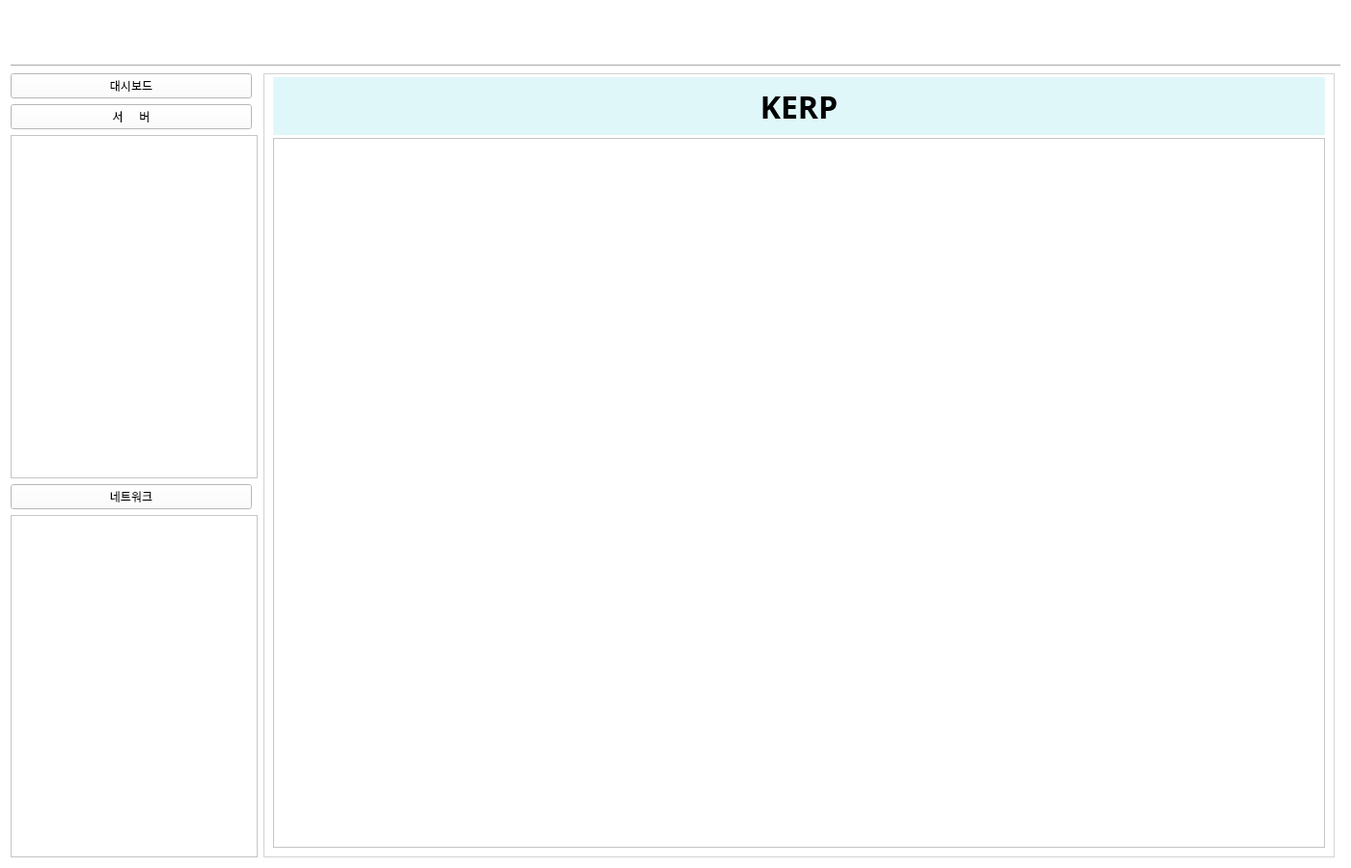
<?xml version="1.0" encoding="UTF-8"?>
<ui version="4.0">
 <class>Form</class>
 <widget class="QWidget" name="Form">
  <property name="geometry">
   <rect>
    <x>0</x>
    <y>0</y>
    <width>1400</width>
    <height>900</height>
   </rect>
  </property>
  <property name="sizePolicy">
   <sizepolicy hsizetype="Expanding" vsizetype="Expanding">
    <horstretch>0</horstretch>
    <verstretch>0</verstretch>
   </sizepolicy>
  </property>
  <property name="cursor">
   <cursorShape>ArrowCursor</cursorShape>
  </property>
  <property name="windowTitle">
   <string>AP시스템 모니터링</string>
  </property>
  <property name="styleSheet">
   <string notr="true">QWidget {
	background-color: white
}</string>
  </property>
  <layout class="QGridLayout" name="gridLayout">
   <item row="0" column="0" colspan="3">
    <widget class="QWidget" name="widget" native="true">
     <property name="sizePolicy">
      <sizepolicy hsizetype="Expanding" vsizetype="Preferred">
       <horstretch>0</horstretch>
       <verstretch>0</verstretch>
      </sizepolicy>
     </property>
     <property name="minimumSize">
      <size>
       <width>400</width>
       <height>50</height>
      </size>
     </property>
     <property name="maximumSize">
      <size>
       <width>16777215</width>
       <height>100</height>
      </size>
     </property>
    </widget>
   </item>
   <item row="2" column="0">
    <layout class="QVBoxLayout" name="verticalLayout">
     <property name="sizeConstraint">
      <enum>QLayout::SetDefaultConstraint</enum>
     </property>
     <item>
      <widget class="QPushButton" name="dashboardButton">
       <property name="sizePolicy">
        <sizepolicy hsizetype="Fixed" vsizetype="Fixed">
         <horstretch>0</horstretch>
         <verstretch>0</verstretch>
        </sizepolicy>
       </property>
       <property name="minimumSize">
        <size>
         <width>250</width>
         <height>0</height>
        </size>
       </property>
       <property name="text">
        <string>대시보드</string>
       </property>
      </widget>
     </item>
     <item>
      <widget class="QPushButton" name="serverButton">
       <property name="sizePolicy">
        <sizepolicy hsizetype="Fixed" vsizetype="Fixed">
         <horstretch>0</horstretch>
         <verstretch>0</verstretch>
        </sizepolicy>
       </property>
       <property name="minimumSize">
        <size>
         <width>250</width>
         <height>0</height>
        </size>
       </property>
       <property name="text">
        <string>서     버</string>
       </property>
      </widget>
     </item>
     <item>
      <widget class="MyList" name="serverListView">
       <property name="sizePolicy">
        <sizepolicy hsizetype="Fixed" vsizetype="Preferred">
         <horstretch>0</horstretch>
         <verstretch>0</verstretch>
        </sizepolicy>
       </property>
       <property name="minimumSize">
        <size>
         <width>250</width>
         <height>0</height>
        </size>
       </property>
       <property name="font">
        <font>
         <family>Courier New</family>
         <pointsize>11</pointsize>
        </font>
       </property>
       <property name="styleSheet">
        <string notr="true"/>
       </property>
       <property name="selectionBehavior">
        <enum>QAbstractItemView::SelectItems</enum>
       </property>
       <property name="resizeMode">
        <enum>QListView::Adjust</enum>
       </property>
       <property name="uniformItemSizes">
        <bool>false</bool>
       </property>
      </widget>
     </item>
     <item>
      <widget class="QPushButton" name="networkButton">
       <property name="sizePolicy">
        <sizepolicy hsizetype="Fixed" vsizetype="Fixed">
         <horstretch>0</horstretch>
         <verstretch>0</verstretch>
        </sizepolicy>
       </property>
       <property name="minimumSize">
        <size>
         <width>250</width>
         <height>0</height>
        </size>
       </property>
       <property name="text">
        <string>네트워크</string>
       </property>
      </widget>
     </item>
     <item>
      <widget class="MyList" name="networkListView">
       <property name="sizePolicy">
        <sizepolicy hsizetype="Fixed" vsizetype="Preferred">
         <horstretch>0</horstretch>
         <verstretch>0</verstretch>
        </sizepolicy>
       </property>
       <property name="minimumSize">
        <size>
         <width>250</width>
         <height>0</height>
        </size>
       </property>
       <property name="font">
        <font>
         <family>Courier New</family>
         <pointsize>11</pointsize>
        </font>
       </property>
      </widget>
     </item>
    </layout>
   </item>
   <item row="1" column="0" colspan="3">
    <widget class="Line" name="line">
     <property name="sizePolicy">
      <sizepolicy hsizetype="Expanding" vsizetype="Minimum">
       <horstretch>0</horstretch>
       <verstretch>0</verstretch>
      </sizepolicy>
     </property>
     <property name="orientation">
      <enum>Qt::Horizontal</enum>
     </property>
    </widget>
   </item>
   <item row="2" column="1">
    <widget class="QStackedWidget" name="stackedWidget">
     <property name="sizePolicy">
      <sizepolicy hsizetype="Expanding" vsizetype="Expanding">
       <horstretch>0</horstretch>
       <verstretch>0</verstretch>
      </sizepolicy>
     </property>
     <property name="styleSheet">
      <string notr="true">QStackedWidget {
	border: 1px solid lightgray;
}</string>
     </property>
     <property name="currentIndex">
      <number>2</number>
     </property>
     <widget class="QWidget" name="dashboard">
      <property name="font">
       <font>
        <family>맑은 고딕</family>
       </font>
      </property>
      <widget class="QLabel" name="label_3">
       <property name="geometry">
        <rect>
         <x>320</x>
         <y>210</y>
         <width>201</width>
         <height>71</height>
        </rect>
       </property>
       <property name="font">
        <font>
         <family>맑은 고딕</family>
         <pointsize>24</pointsize>
         <weight>75</weight>
         <bold>true</bold>
        </font>
       </property>
       <property name="text">
        <string>Dashboard</string>
       </property>
      </widget>
     </widget>
     <widget class="QWidget" name="serverSummary">
      <widget class="QLabel" name="label_4">
       <property name="geometry">
        <rect>
         <x>260</x>
         <y>210</y>
         <width>341</width>
         <height>71</height>
        </rect>
       </property>
       <property name="font">
        <font>
         <family>맑은 고딕</family>
         <pointsize>24</pointsize>
         <weight>75</weight>
         <bold>true</bold>
        </font>
       </property>
       <property name="text">
        <string>Server Summary</string>
       </property>
      </widget>
     </widget>
     <widget class="QWidget" name="kerp">
      <layout class="QGridLayout" name="gridLayout_2">
       <property name="topMargin">
        <number>3</number>
       </property>
       <property name="verticalSpacing">
        <number>3</number>
       </property>
       <item row="1" column="0">
        <layout class="QHBoxLayout" name="kerpTopLayout"/>
       </item>
       <item row="0" column="0">
        <widget class="QLabel" name="label">
         <property name="sizePolicy">
          <sizepolicy hsizetype="Expanding" vsizetype="Fixed">
           <horstretch>0</horstretch>
           <verstretch>0</verstretch>
          </sizepolicy>
         </property>
         <property name="minimumSize">
          <size>
           <width>0</width>
           <height>60</height>
          </size>
         </property>
         <property name="font">
          <font>
           <family>맑은 고딕</family>
           <pointsize>24</pointsize>
           <weight>75</weight>
           <bold>true</bold>
          </font>
         </property>
         <property name="styleSheet">
          <string notr="true">QLabel { background-color:  #e0f7fa  }</string>
         </property>
         <property name="text">
          <string>KERP</string>
         </property>
         <property name="alignment">
          <set>Qt::AlignCenter</set>
         </property>
        </widget>
       </item>
       <item row="2" column="0">
        <widget class="QTextBrowser" name="kerpInfo">
         <property name="sizePolicy">
          <sizepolicy hsizetype="Preferred" vsizetype="Preferred">
           <horstretch>0</horstretch>
           <verstretch>0</verstretch>
          </sizepolicy>
         </property>
         <property name="minimumSize">
          <size>
           <width>0</width>
           <height>450</height>
          </size>
         </property>
         <property name="font">
          <font>
           <family>Courier New</family>
           <pointsize>11</pointsize>
           <weight>50</weight>
           <bold>false</bold>
          </font>
         </property>
        </widget>
       </item>
      </layout>
     </widget>
     <widget class="QWidget" name="kerpdb">
      <layout class="QGridLayout" name="gridLayout_4">
       <property name="topMargin">
        <number>3</number>
       </property>
       <property name="verticalSpacing">
        <number>3</number>
       </property>
       <item row="1" column="0">
        <layout class="QHBoxLayout" name="kerpdbTopLayout"/>
       </item>
       <item row="0" column="0">
        <widget class="QLabel" name="label_2">
         <property name="sizePolicy">
          <sizepolicy hsizetype="Expanding" vsizetype="Fixed">
           <horstretch>0</horstretch>
           <verstretch>0</verstretch>
          </sizepolicy>
         </property>
         <property name="minimumSize">
          <size>
           <width>0</width>
           <height>60</height>
          </size>
         </property>
         <property name="font">
          <font>
           <family>맑은 고딕</family>
           <pointsize>24</pointsize>
           <weight>75</weight>
           <bold>true</bold>
          </font>
         </property>
         <property name="text">
          <string>KERPDB</string>
         </property>
         <property name="alignment">
          <set>Qt::AlignCenter</set>
         </property>
        </widget>
       </item>
       <item row="2" column="0">
        <widget class="QTextBrowser" name="kerpdbInfo">
         <property name="sizePolicy">
          <sizepolicy hsizetype="Preferred" vsizetype="Preferred">
           <horstretch>0</horstretch>
           <verstretch>0</verstretch>
          </sizepolicy>
         </property>
         <property name="minimumSize">
          <size>
           <width>0</width>
           <height>450</height>
          </size>
         </property>
         <property name="font">
          <font>
           <family>Courier New</family>
           <pointsize>11</pointsize>
          </font>
         </property>
        </widget>
       </item>
      </layout>
     </widget>
     <widget class="QWidget" name="gw00">
      <layout class="QGridLayout" name="gridLayout_5">
       <property name="topMargin">
        <number>3</number>
       </property>
       <property name="verticalSpacing">
        <number>3</number>
       </property>
       <item row="1" column="0">
        <layout class="QHBoxLayout" name="gw00TopLayout">
         <property name="spacing">
          <number>0</number>
         </property>
        </layout>
       </item>
       <item row="0" column="0">
        <widget class="QLabel" name="label_7">
         <property name="sizePolicy">
          <sizepolicy hsizetype="Expanding" vsizetype="Fixed">
           <horstretch>0</horstretch>
           <verstretch>0</verstretch>
          </sizepolicy>
         </property>
         <property name="minimumSize">
          <size>
           <width>0</width>
           <height>60</height>
          </size>
         </property>
         <property name="font">
          <font>
           <family>맑은 고딕</family>
           <pointsize>24</pointsize>
           <weight>75</weight>
           <bold>true</bold>
          </font>
         </property>
         <property name="text">
          <string>그룹웨어</string>
         </property>
         <property name="alignment">
          <set>Qt::AlignCenter</set>
         </property>
        </widget>
       </item>
       <item row="2" column="0">
        <widget class="QTextBrowser" name="gw00Info">
         <property name="sizePolicy">
          <sizepolicy hsizetype="Preferred" vsizetype="Preferred">
           <horstretch>0</horstretch>
           <verstretch>0</verstretch>
          </sizepolicy>
         </property>
         <property name="minimumSize">
          <size>
           <width>0</width>
           <height>450</height>
          </size>
         </property>
         <property name="font">
          <font>
           <family>Courier New</family>
           <pointsize>11</pointsize>
          </font>
         </property>
        </widget>
       </item>
      </layout>
     </widget>
     <widget class="QWidget" name="GW2">
      <layout class="QGridLayout" name="gridLayout_6">
       <property name="topMargin">
        <number>3</number>
       </property>
       <property name="verticalSpacing">
        <number>3</number>
       </property>
       <item row="1" column="0">
        <layout class="QHBoxLayout" name="GW2TopLayout">
         <property name="spacing">
          <number>0</number>
         </property>
        </layout>
       </item>
       <item row="0" column="0">
        <widget class="QLabel" name="label_8">
         <property name="sizePolicy">
          <sizepolicy hsizetype="Expanding" vsizetype="Fixed">
           <horstretch>0</horstretch>
           <verstretch>0</verstretch>
          </sizepolicy>
         </property>
         <property name="minimumSize">
          <size>
           <width>0</width>
           <height>60</height>
          </size>
         </property>
         <property name="font">
          <font>
           <family>맑은 고딕</family>
           <pointsize>24</pointsize>
           <weight>75</weight>
           <bold>true</bold>
          </font>
         </property>
         <property name="text">
          <string>그룹웨어DB</string>
         </property>
         <property name="alignment">
          <set>Qt::AlignCenter</set>
         </property>
        </widget>
       </item>
       <item row="2" column="0">
        <widget class="QTextBrowser" name="GW2Info">
         <property name="sizePolicy">
          <sizepolicy hsizetype="Preferred" vsizetype="Preferred">
           <horstretch>0</horstretch>
           <verstretch>0</verstretch>
          </sizepolicy>
         </property>
         <property name="minimumSize">
          <size>
           <width>0</width>
           <height>450</height>
          </size>
         </property>
         <property name="font">
          <font>
           <family>Courier New</family>
           <pointsize>11</pointsize>
          </font>
         </property>
        </widget>
       </item>
      </layout>
     </widget>
     <widget class="QWidget" name="epdmapp">
      <layout class="QGridLayout" name="gridLayout_7">
       <property name="topMargin">
        <number>3</number>
       </property>
       <property name="verticalSpacing">
        <number>3</number>
       </property>
       <item row="0" column="0">
        <widget class="QLabel" name="label_9">
         <property name="sizePolicy">
          <sizepolicy hsizetype="Expanding" vsizetype="Fixed">
           <horstretch>0</horstretch>
           <verstretch>0</verstretch>
          </sizepolicy>
         </property>
         <property name="minimumSize">
          <size>
           <width>0</width>
           <height>60</height>
          </size>
         </property>
         <property name="font">
          <font>
           <family>맑은 고딕</family>
           <pointsize>24</pointsize>
           <weight>75</weight>
           <bold>true</bold>
          </font>
         </property>
         <property name="text">
          <string>EPDM APP</string>
         </property>
         <property name="alignment">
          <set>Qt::AlignCenter</set>
         </property>
        </widget>
       </item>
       <item row="1" column="0">
        <layout class="QHBoxLayout" name="epdmappTopLayout">
         <property name="spacing">
          <number>0</number>
         </property>
        </layout>
       </item>
       <item row="2" column="0">
        <widget class="QTextBrowser" name="epdmappInfo">
         <property name="sizePolicy">
          <sizepolicy hsizetype="Preferred" vsizetype="Preferred">
           <horstretch>0</horstretch>
           <verstretch>0</verstretch>
          </sizepolicy>
         </property>
         <property name="minimumSize">
          <size>
           <width>0</width>
           <height>450</height>
          </size>
         </property>
         <property name="font">
          <font>
           <family>Courier New</family>
           <pointsize>11</pointsize>
          </font>
         </property>
        </widget>
       </item>
      </layout>
     </widget>
     <widget class="QWidget" name="epdmfms">
      <layout class="QGridLayout" name="gridLayout_8">
       <property name="topMargin">
        <number>3</number>
       </property>
       <property name="verticalSpacing">
        <number>3</number>
       </property>
       <item row="1" column="0">
        <layout class="QHBoxLayout" name="epdmfmsTopLayout">
         <property name="spacing">
          <number>0</number>
         </property>
        </layout>
       </item>
       <item row="0" column="0">
        <widget class="QLabel" name="label_10">
         <property name="sizePolicy">
          <sizepolicy hsizetype="Expanding" vsizetype="Fixed">
           <horstretch>0</horstretch>
           <verstretch>0</verstretch>
          </sizepolicy>
         </property>
         <property name="minimumSize">
          <size>
           <width>0</width>
           <height>60</height>
          </size>
         </property>
         <property name="font">
          <font>
           <family>맑은 고딕</family>
           <pointsize>24</pointsize>
           <weight>75</weight>
           <bold>true</bold>
          </font>
         </property>
         <property name="text">
          <string>EPDM FMS</string>
         </property>
         <property name="alignment">
          <set>Qt::AlignCenter</set>
         </property>
        </widget>
       </item>
       <item row="2" column="0">
        <widget class="QTextBrowser" name="epdmfmsInfo">
         <property name="sizePolicy">
          <sizepolicy hsizetype="Preferred" vsizetype="Preferred">
           <horstretch>0</horstretch>
           <verstretch>0</verstretch>
          </sizepolicy>
         </property>
         <property name="minimumSize">
          <size>
           <width>0</width>
           <height>450</height>
          </size>
         </property>
         <property name="font">
          <font>
           <family>Courier New</family>
           <pointsize>11</pointsize>
          </font>
         </property>
        </widget>
       </item>
      </layout>
     </widget>
     <widget class="QWidget" name="bi">
      <layout class="QGridLayout" name="gridLayout_9">
       <property name="topMargin">
        <number>3</number>
       </property>
       <property name="verticalSpacing">
        <number>3</number>
       </property>
       <item row="0" column="0">
        <widget class="QLabel" name="label_11">
         <property name="sizePolicy">
          <sizepolicy hsizetype="Expanding" vsizetype="Fixed">
           <horstretch>0</horstretch>
           <verstretch>0</verstretch>
          </sizepolicy>
         </property>
         <property name="minimumSize">
          <size>
           <width>0</width>
           <height>60</height>
          </size>
         </property>
         <property name="font">
          <font>
           <family>맑은 고딕</family>
           <pointsize>24</pointsize>
           <weight>75</weight>
           <bold>true</bold>
          </font>
         </property>
         <property name="text">
          <string>BI</string>
         </property>
         <property name="alignment">
          <set>Qt::AlignCenter</set>
         </property>
        </widget>
       </item>
       <item row="1" column="0">
        <layout class="QHBoxLayout" name="biTopLayout">
         <property name="spacing">
          <number>0</number>
         </property>
        </layout>
       </item>
       <item row="2" column="0">
        <widget class="QTextBrowser" name="biInfo">
         <property name="sizePolicy">
          <sizepolicy hsizetype="Preferred" vsizetype="Preferred">
           <horstretch>0</horstretch>
           <verstretch>0</verstretch>
          </sizepolicy>
         </property>
         <property name="minimumSize">
          <size>
           <width>0</width>
           <height>450</height>
          </size>
         </property>
         <property name="font">
          <font>
           <family>Courier New</family>
           <pointsize>11</pointsize>
          </font>
         </property>
        </widget>
       </item>
      </layout>
     </widget>
     <widget class="QWidget" name="kerpholdings">
      <layout class="QGridLayout" name="gridLayout_10">
       <property name="topMargin">
        <number>3</number>
       </property>
       <property name="verticalSpacing">
        <number>3</number>
       </property>
       <item row="1" column="0">
        <layout class="QHBoxLayout" name="kerpholdingsTopLayout">
         <property name="spacing">
          <number>0</number>
         </property>
        </layout>
       </item>
       <item row="0" column="0">
        <widget class="QLabel" name="label_12">
         <property name="sizePolicy">
          <sizepolicy hsizetype="Expanding" vsizetype="Fixed">
           <horstretch>0</horstretch>
           <verstretch>0</verstretch>
          </sizepolicy>
         </property>
         <property name="minimumSize">
          <size>
           <width>0</width>
           <height>60</height>
          </size>
         </property>
         <property name="font">
          <font>
           <family>맑은 고딕</family>
           <pointsize>24</pointsize>
           <weight>75</weight>
           <bold>true</bold>
          </font>
         </property>
         <property name="text">
          <string>홀딩스 ERP</string>
         </property>
         <property name="alignment">
          <set>Qt::AlignCenter</set>
         </property>
        </widget>
       </item>
       <item row="2" column="0">
        <widget class="QTextBrowser" name="kerpholdingsInfo">
         <property name="sizePolicy">
          <sizepolicy hsizetype="Preferred" vsizetype="Preferred">
           <horstretch>0</horstretch>
           <verstretch>0</verstretch>
          </sizepolicy>
         </property>
         <property name="minimumSize">
          <size>
           <width>0</width>
           <height>450</height>
          </size>
         </property>
         <property name="font">
          <font>
           <family>Courier New</family>
           <pointsize>11</pointsize>
          </font>
         </property>
        </widget>
       </item>
      </layout>
     </widget>
     <widget class="QWidget" name="kerpholdingsDB">
      <layout class="QGridLayout" name="gridLayout_11">
       <property name="topMargin">
        <number>3</number>
       </property>
       <property name="verticalSpacing">
        <number>3</number>
       </property>
       <item row="1" column="0">
        <layout class="QHBoxLayout" name="kerpholdingsDBTopLayout">
         <property name="spacing">
          <number>0</number>
         </property>
        </layout>
       </item>
       <item row="0" column="0">
        <widget class="QLabel" name="label_13">
         <property name="sizePolicy">
          <sizepolicy hsizetype="Expanding" vsizetype="Fixed">
           <horstretch>0</horstretch>
           <verstretch>0</verstretch>
          </sizepolicy>
         </property>
         <property name="minimumSize">
          <size>
           <width>0</width>
           <height>60</height>
          </size>
         </property>
         <property name="font">
          <font>
           <family>맑은 고딕</family>
           <pointsize>24</pointsize>
           <weight>75</weight>
           <bold>true</bold>
          </font>
         </property>
         <property name="text">
          <string>홀딩스 ERP DB</string>
         </property>
         <property name="alignment">
          <set>Qt::AlignCenter</set>
         </property>
        </widget>
       </item>
       <item row="2" column="0">
        <widget class="QTextBrowser" name="kerpholdingsDBInfo">
         <property name="sizePolicy">
          <sizepolicy hsizetype="Preferred" vsizetype="Preferred">
           <horstretch>0</horstretch>
           <verstretch>0</verstretch>
          </sizepolicy>
         </property>
         <property name="minimumSize">
          <size>
           <width>0</width>
           <height>450</height>
          </size>
         </property>
         <property name="font">
          <font>
           <family>Courier New</family>
           <pointsize>11</pointsize>
          </font>
         </property>
        </widget>
       </item>
      </layout>
     </widget>
     <widget class="QWidget" name="networkSummary">
      <layout class="QGridLayout" name="gridLayout_3">
       <item row="0" column="0">
        <widget class="QLabel" name="label_5">
         <property name="font">
          <font>
           <family>맑은 고딕</family>
           <pointsize>24</pointsize>
           <weight>75</weight>
           <bold>true</bold>
          </font>
         </property>
         <property name="text">
          <string>Network Summary</string>
         </property>
        </widget>
       </item>
      </layout>
     </widget>
     <widget class="QWidget" name="HeadUTM">
      <widget class="QLabel" name="label_6">
       <property name="geometry">
        <rect>
         <x>290</x>
         <y>240</y>
         <width>361</width>
         <height>71</height>
        </rect>
       </property>
       <property name="font">
        <font>
         <family>맑은 고딕</family>
         <pointsize>24</pointsize>
         <weight>75</weight>
         <bold>true</bold>
        </font>
       </property>
       <property name="text">
        <string>AP 본사 UTM</string>
       </property>
      </widget>
     </widget>
    </widget>
   </item>
  </layout>
 </widget>
 <customwidgets>
  <customwidget>
   <class>MyList</class>
   <extends>QListView</extends>
   <header>customWidget</header>
  </customwidget>
 </customwidgets>
 <resources/>
 <connections/>
</ui>
